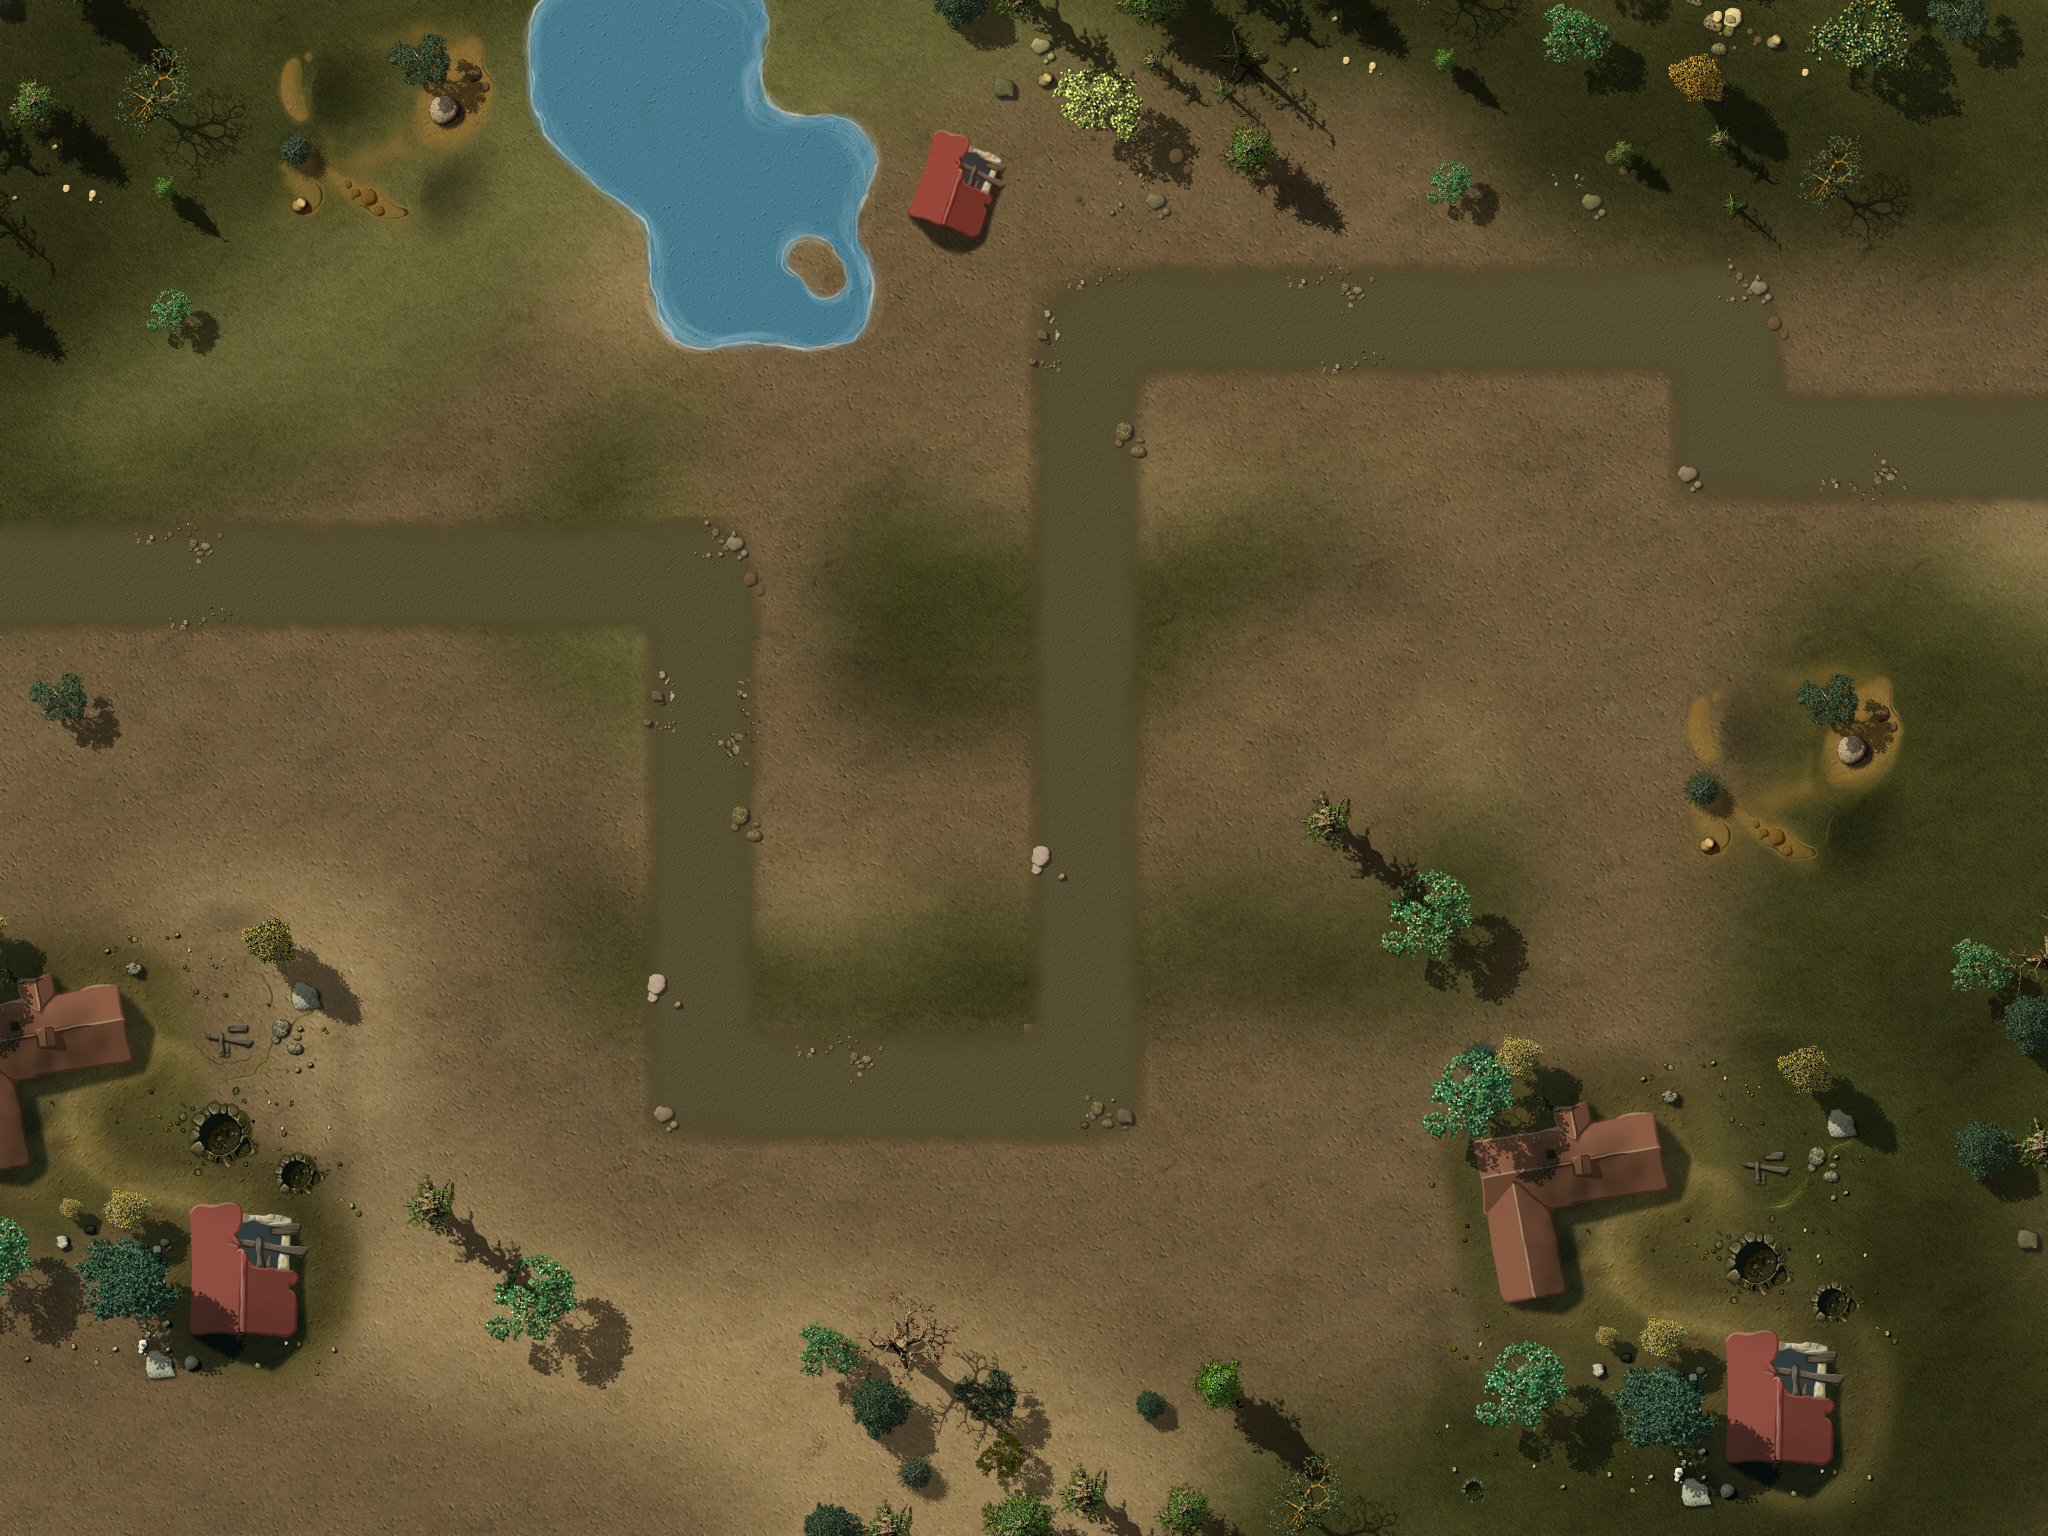

A 2D game scene composited from a Tiled map and its tileset images. What follows is a short description and the map's XML, with each tile layer's data collapsed to a summary:
An orthogonal 16x12 tile map with 128x128 px tiles, 4 tile layers (Ground, Objects1, Objects2, Path), 1 hidden layer not drawn, 3 tilesets and 39 objects.

<map version="1.0" orientation="orthogonal" width="16" height="12" tilewidth="128" tileheight="128">
 <properties>
<property name="wave01" value="1,1,10,10,10,10,10,10,2,10,10,1,1,4,2,4,1,1,1,1,1,4,2,10,10,10,10" />
<property name="wave02" value="2,2,10,10,10,10,10,10,10,10,10,10,2,10,10,2,2,10,10,10,2,2,10,10" />
<property name="wave03" value="1,2,1,1,1,2,10,10,10,2,10,10,1,1,2,2,1,1,10,10,10,10,10,2,2,1,1" />
<property name="wave04" value="10,10,10,10,10,10,10,1,1,10,1,1,1,1,1,1,1,2,2,4,1,4,10,10,10,10,4,10,2,1,1,10,10,10,10,2,4,2,10,1,1,1,1" />
<property name="wave05" value="10,10,10,10,10,10,10,10,10,10,10,10,10,10,10,10,10,1,1,1,1,1,10,1,10,10,10,10,10,10,10,10,10,10,10,10,10,10,10,10,10,10,10,10,1,1,1,1,10,10,10,10,10,10" />
<property name="wave06" value="10,10,10,10,10,10,10,10,1,1,1,2,2,4,4,4,10,10,10,10,4,10,2,1,1,10,10,10,10,4,4,2,10,1,1,1,1" />
<property name="wave07" value="1,1,1,1,2,1,1,4,4,2,1,3,1,1,1,1,4,4,1,1,1,2,1,1,4,4,1,4" />
<property name="wave08" value="4,10,10,10,10,1,1,1,1,1,4,1,1,4,1,1,10,10,10,10,10" />
<property name="wave09" value="1,1,1,1,1,1,1,1,1,1,1,1,1,1,1,2,2,1,1,1,1,1,1" />
<property name="wave10" value="1,1,1,1,2,1,1,1,2,4,1,4,1,1,1,1,2,1,1,1,2,4,100" />
<property name="wave11" value="2,3,4,1,1,1,1,2,2,4,4,1,1,2,1,1,4,2,4,1,1,1,1,1,3" />
<property name="wave12" value="10,10,10,1,10,1,1,4,10,10,4,10,10,10,1,1,1,4,1,4,1,2" />
<property name="wave13" value="1,1,1,1,3,1,1,1,1,5,5,1,3,1,1,1,1,1,1,5,5,5,1,1,1,1,1,3,1,1,1" />
<property name="wave14" value="1,4,4,1,1,3,1,1,1,1,4,1,4,1,4,1,1,1,4,1,4,5,2,5,5,5,1,1,1,1,1,1,1,1" />
<property name="wave15" value="1,1,1,1,10,10,10,2,4,2,4,1,1,1,10,10,10,10,1,1,1,2,2,4,4,2,10,10,10,10" />
<property name="wave16" value="10,10,4,10,10,4,3,10,10,10,10,10,10,10,10,10,10,10,10,10,10,10,10,10,10,10,2,10,1,1,1,1,3,1,1,1" />
<property name="wave17" value="5,5,1,1,1,5,5,5,2,2,1,1,2,4,4,1,1,1,4,5,5,1,1,1,2,1,2,3,5,5,5,1,4,1,1,4,4" />
<property name="wave18" value="10,10,10,10,10,10,10,6,10,10,10,2,2,10,10,10,10,10,10,10,3,2,2,10,10,10" />
<property name="wave19" value="1,1,6,1,1,7,7,7,7,7,1,1,2,1,1,4,7,7,7,7,1,1,1,2,2,3,1,1,1,1,5,5,5,4,1,1,1,1" />
<property name="wave20" value="1,4,4,1,1,3,1,1,1,1,4,1,4,1,4,4,1,4,5,2,5,5,5,1,1,1,1,1,101" />
 </properties>
 <tileset firstgid="1" name="ground" tilewidth="128" tileheight="128">
  <image source="tilesWorld1.png" width="2048" height="2048" />
 </tileset>
 <tileset firstgid="257" name="path" tilewidth="128" tileheight="128">
  <image source="path01.png" width="512" height="512" />
 </tileset>
 <tileset firstgid="273" name="ground" tilewidth="2048" tileheight="1536">
  <image source="ground4.jpg" width="2048" height="1536" />
 </tileset>
 <layer name="Ground" width="16" height="12">
  <data>[192 cells, 1 non-empty, 1 distinct tile ids]</data>
 </layer>
 <layer name="Objects1" width="16" height="12">
  <data>[192 cells, 10 non-empty, 10 distinct tile ids]</data>
 </layer>
 <layer name="Objects2" width="16" height="12">
  <data>[192 cells, 80 non-empty, 51 distinct tile ids]</data>
 </layer>
 <objectgroup name="Objects3" width="16" height="12">
  <object gid="127" x="1538" y="652" />
  <object gid="127" x="776" y="1310" />
  <object gid="141" x="1844" y="966" />
  <object gid="111" x="742" y="512" />
  <object gid="142" x="644" y="1394" />
  <object gid="142" x="1514" y="496" />
  <object gid="142" x="540" y="296" />
  <object gid="159" x="414" y="1026" />
  <object gid="112" x="310" y="1530" />
  <object gid="112" x="1262" y="650" />
  <object gid="109" x="274" y="526" />
  <object gid="111" x="382" y="764" />
  <object gid="234" x="406" y="792" />
  <object gid="234" x="464" y="1096" />
  <object gid="249" x="330" y="1402" />
  <object gid="231" x="1296" y="1398" />
  <object gid="231" x="402" y="236" />
  <object gid="233" x="1914" y="316" />
  <object gid="233" x="628" y="396" />
  <object gid="230" x="738" y="290" />
  <object gid="247" x="742" y="162" />
  <object gid="220" x="1104" y="1228" />
  <object gid="241" x="-4" y="516" />
  <object gid="228" x="56" y="822" />
 </objectgroup>
 <layer name="Path" width="16" height="12">
  <data>[192 cells, 27 non-empty, 11 distinct tile ids]</data>
 </layer>
 <objectgroup name="Locked" width="16" height="12" visible="0">
  <object x="2432" y="256" />
  <object x="1280" y="768" width="128" height="128" />
  <object x="256" y="896" width="128" height="128" />
  <object x="1408" y="1024" width="512" height="256" />
  <object x="1664" y="768" width="128" height="128" />
  <object x="1792" y="640" width="128" height="128" />
  <object x="0" y="0" width="2048" height="256" />
  <object x="0" y="1280" width="2048" height="256" />
  <object x="1344" y="832" width="128" height="128" />
  <object x="128" y="1152" width="384" height="128" />
  <object x="0" y="256" width="128" height="1024" />
  <object x="128" y="256" width="128" height="128" />
  <object x="640" y="256" width="256" height="128" />
  <object x="1920" y="256" width="128" height="1024" />
 </objectgroup>
 <objectgroup name="Waypoints" width="16" height="12" visible="0">
  <object x="0" y="512">
   <polyline points="-151,64 706,64 704,579 1081,579 1082,-193 1729,-192 1730,-64 2244,-58" />
  </object>
 </objectgroup>
 <layer name="blendAdd" width="16" height="12" visible="0">
  <data>[192 cells, 0 non-empty, 0 distinct tile ids]</data>
 </layer>
</map>
